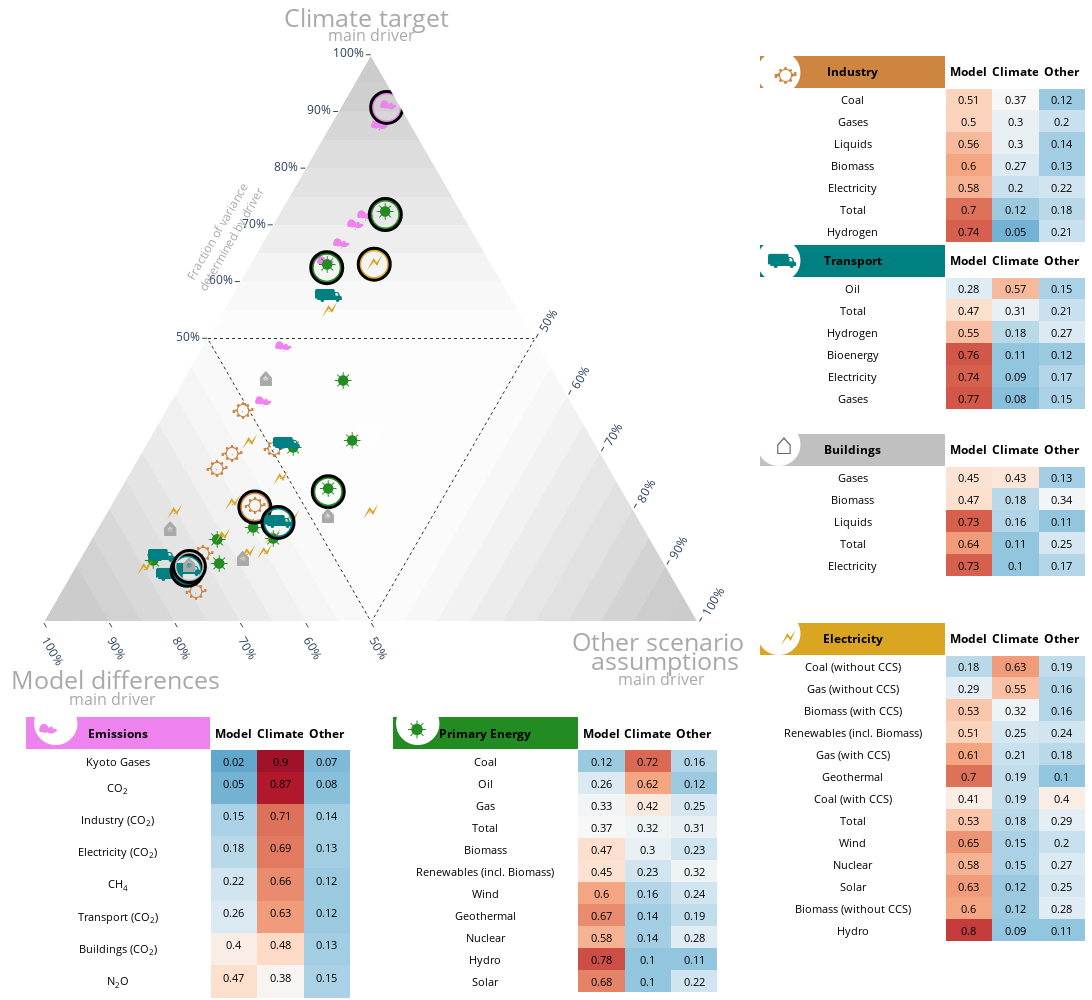

The cell this chart's notebook holds for it:
### Code cell
# -*- coding: utf-8 -*-
fig = make_subplots(
    rows=10, cols=3,
    horizontal_spacing = 0.04,
    vertical_spacing=0,
    # column_widths = [0.15, 0.7, 0.15],
    # row_heights = [0.15, 0.7, 0.15],
    # specs = [[{"type": "table", "rowspan": 2}, {"type": "scatterternary", "colspan": 2, "rowspan": 6}, {}, {"type": "table", "rowspan": 2}],
    #          [{}, {}, {}, {}],
    #          [{"type": "table", "rowspan": 2}, {}, {}, {"type": "table", "rowspan": 2}],
    #          [{}, {}, {}, {}],
    #          [{"type": "table", "rowspan": 2}, {}, {}, {"type": "table", "rowspan": 2}],
    #          [{}, {}, {}, {}]
    #         ]
    specs = [[{"type": "scatterternary", "colspan": 2, "rowspan": 6}, {}, {"type": "table", "rowspan": 2}],
             [{}, {}, {}],
             [{}, {}, {"type": "table", "rowspan": 2}],
             [{}, {}, {}],
             [{}, {}, {"type": "table", "rowspan": 2}],
             [{}, {}, {}],
             [{}, {},  {"type": "table", "rowspan": 4}],
             [{"type": "table", "rowspan": 3}, {"type": "table", "rowspan": 3}, {}],
             [{}, {}, {}],
             [{}, {}, {}]
            ]
)

# Lines 50%
fig.add_trace(go.Scatterternary(a=[0.5, 0.5, 0, 0.5], b=[0, 0.5, 0.5, 0], c=[0.5, 0, 0.5, 0.5],
                                                mode='lines',
                                                showlegend=False,
                                                hoverinfo='skip',
                                                marker={'size': 15,
                                                        'color': 'black',
                                                        'opacity': 1,#0.9-i*0.03,
                                                        'line' :dict(width=0., color='black')},
                                                line={'width': 1, #np.mean(s[i:i+2])*0.5,
                                                        'color': 'black',
                                                        'dash': 'dot'},
                                                textfont=dict(size=5,
                                                        color='black')), 1, 1)

fig.add_trace(tables[0], 8, 1)
fig.add_trace(tables[1], 8, 2)
fig.add_trace(tables[5], 5, 3)

fig.add_trace(tables[3], 1, 3)
fig.add_trace(tables[4], 3, 3)
fig.add_trace(tables[2], 7, 3)


#fig.add_traces(fig1.data, 1, 1)
for n in range(len(conttraces)):
        fig.add_trace(conttraces[n], 1, 1)
# for n in range(len(conttracesb)):
#         fig.add_trace(conttracesb[n], 1, 1)
# for n in range(len(trace_ternary_lines)):
#     fig.add_trace(trace_ternary_lines[n], 1, 1)
# for n in range(len(trace_ternary_border)):
#     fig.add_trace(trace_ternary_border[n], 1, 1)
for n in range(len(scatters)):
    fig.add_trace(scatters[n], 1, 1)
fig.update_layout(height=1000, width=1190)
fig.update_layout({'margin':dict(l=0,r=0,b=0,t=35),
'ternary':
{'sum':1,
'bgcolor':'rgba(0,0,0,0)',#'whitesmoke',
    # "paper_bgcolor":'rgba(0,0,0,0)',
    # "plot_bgcolor":'rgba(0,0,0,0)',
'aaxis':{'title': '', 'min': 0, 
        'linewidth':0, 'ticks':'outside',
        'tickmode':'array','tickvals':[0.5, 0.6, 0.7, 0.8, 0.9, 1.0], 'ticktext':['50%', '60%', '70%', '80%', '90%', '100%'], 'tickfont':{'size':12}},
'baxis':{'title': '', 'min': 0, 
        'linewidth':2, 'ticks':'outside',
        'tickmode':'array','tickvals':[0.5, 0.6, 0.7, 0.8, 0.9, 1.0], 'ticktext':['50%', '60%', '70%', '80%', '90%', '100%'],'tickangle':60, 'tickfont':{'size':12}},
'caxis':{'title': '', 'min': 0, 
        'linewidth':2, 'ticks':'outside',
        'tickmode':'array','tickvals':[0.5, 0.6, 0.7, 0.8, 0.9, 1.0], 'ticktext':['50%', '60%', '70%', '80%', '90%', '100%'],'tickangle':-60, 'tickfont':{'size':12}}}})

# fig.add_trace(go.Scatterternary(a=[a], b=[b], c=[c],
# mode='text', textfont={'size': 35},
# #text=[u'&#128663;'.encode("utf-8")]))
# text=[u'\u9935'.encode("utf-8")]))
#draw_line(fig, "Primary energy coal", 0.5, 0.725, 150, -40, "forestgreen")
# draw_line(fig, "Primary energy oil", 0.49, 0.62, 210, -40, "violet")
# draw_line(fig, "Kyoto gas emissions", 0.51, 0.905, 120, -30, "goldenrod")
# draw_line(fig, "Coal (w/o CCS) in<br>electricity production", 0.52, 0.765, 150, -60, "forestgreen")
# draw_line(fig, "Electricity usage<br>in industry", 0.385, 0.235, -120, -120, "silver")
# draw_line(fig, "Electricity usage<br>in transport", 0.395, 0.205, 200, -40, "teal")
#draw_line(fig, "Electricity usage<br>in residential", 0.38, 0.145, 180, 40, "silver")
# if st != '_c78':
#         draw_ann(fig, "Electricity in<br>residential sector", 0.19, 0.486, "dimgray", "down", "right")
#         draw_ann(fig, "Electricity in<br>transport sector", 0.215, 0.554, "teal", "up", "right")
#         draw_ann(fig, "Electricity in<br>industry sector", 0.196, 0.588, "peru", "up", "left")
#         draw_ann(fig, "Primary Energy<br>from coal", 0.30, 0.845, "forestgreen", "up", "left")
#         draw_ann(fig, "Primary Energy<br>from oil", 0.29, 0.748, "forestgreen", "down", "left")
#         draw_ann(fig, "Kyoto gas<br>emissions", 0.343, 0.950, "violet", "down", "right")
#         draw_ann(fig, "Electricity from<br>coal (w/o CCS)", 0.335, 0.837, "goldenrod", "down", "right")
#         draw_ann(fig, "Primary Energy<br>from renewables", 0.365, 0.7, "forestgreen", "up", "right")
#         draw_ann(fig, "Hydrogen use in transport", 0.335, 0.52, "teal", "up", "right")

# TRIANGLE CORNER LABELS
args = dict(xref="paper", yref="paper", align='center', showarrow=False)
fig.add_annotation(text="Climate target", x=0.242, y=1.06, **args, font=dict(color='darkgray', size=25))
fig.add_annotation(text="main driver", x=0.284, y=1.035, **args, font=dict(color='darkgray', size=16))
fig.add_annotation(text="Model differences", x=-0.015, y=0.32, **args, font=dict(color='darkgray', size=25))
fig.add_annotation(text="main driver", x=0.04, y=0.305, **args, font=dict(color='darkgray', size=16))
fig.add_annotation(text="Other scenario", x=0.68, y=0.38, **args, font=dict(color='darkgray', size=25))
fig.add_annotation(text="assumptions", x=0.675, y=0.36, **args, font=dict(color='darkgray', size=25))
fig.add_annotation(text="main driver", x=0.60, y=0.34, **args, font=dict(color='darkgray', size=16))

# ADD SYMBOLS
args = dict(xref="paper", yref="paper", showarrow=False)
for i in range(6):
        x = [0.005, 0.37, 0.735, 0.735, 0.735, 0.735][i]
        y = [0.25, 0.25, 1.03, 0.831, 0.59, 0.39][i]
        #fig.add_annotation(text=u'\u25CB', x=x, y=y, **args, font=dict(color='black', size=100))
        fig.add_annotation(text=u'\u25CF', x=x, y=y, **args, font=dict(color='white', size=60))
        fig.add_annotation(text=symbols[[0, 1, 3, 4, 5, 2][i]],
                           x=x+[0.005, 0, -0.0049, -0.005, -0.01, -0.006][i],
                           y=y+[0.015, 0.018, -0.031, -0.029, -0.002, -0.005][i],
                           **args,
                           font=dict(color=['violet', 'forestgreen', 'peru', 'teal', 'dimgray', 'goldenrod'][i], size=[25, 25, 22, 22, 25, 22][i]))

# AXIS ANNOTATIONS
args = dict(xref="paper", yref="paper", showarrow=False)
fig.add_annotation(text="Fraction of variance<br>determined by driver", x=0.145, y=0.875, textangle=-60, **args, font=dict(color='darkgray', size=12))
fig.update_layout({'margin':dict(l=25,r=7,b=0,t=55)})
fig.show()
